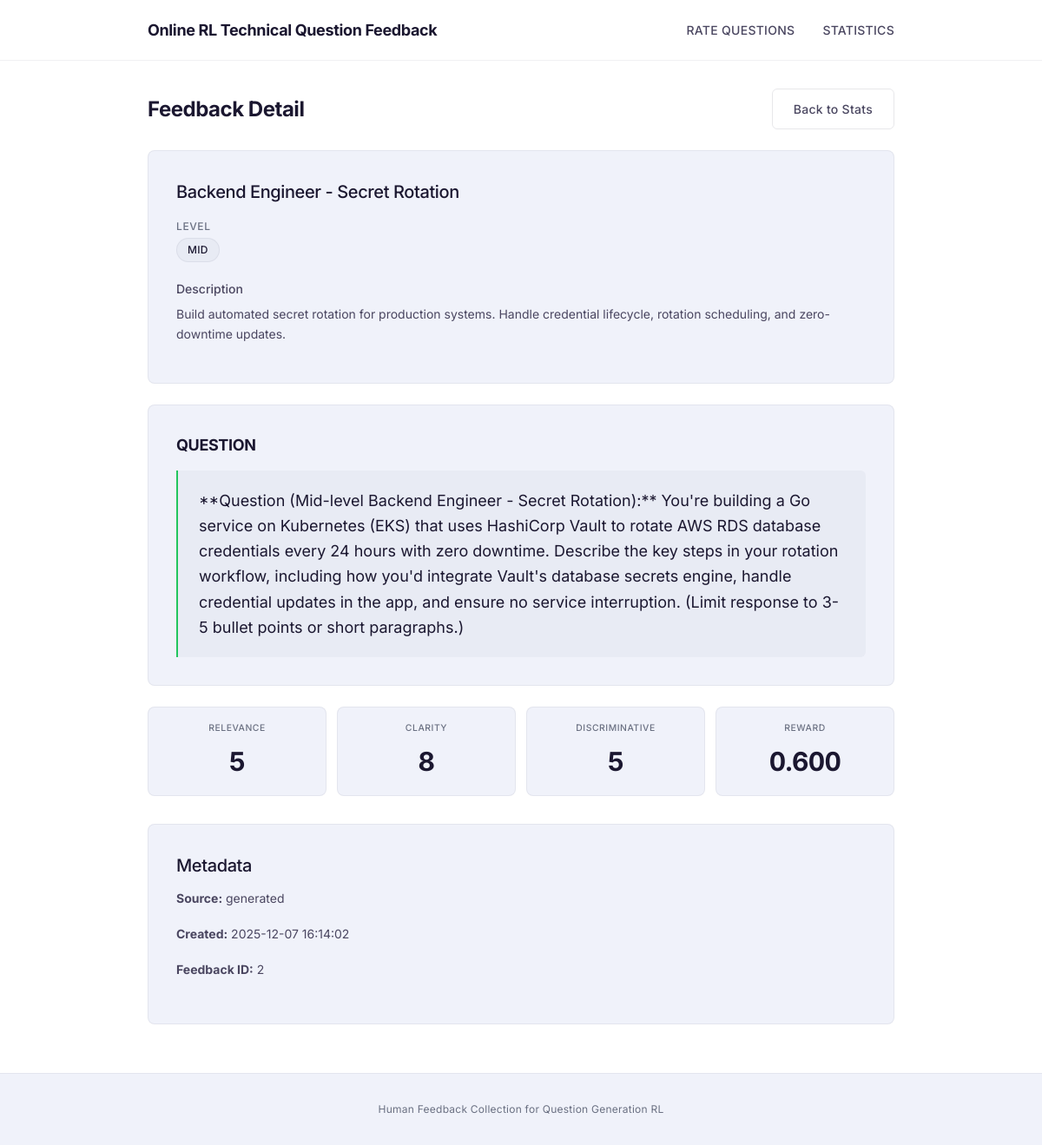
/feedback/2, run on the app's committed database.
### database.py (models this page shows, shortened)
class Feedback(Base):
    __tablename__ = "feedback"
    id = Column(Integer, primary_key=True, autoincrement=True)
    question = Column(Text, nullable=False)
    role_context = Column(Text, nullable=True)
    role_id = Column(String(50), nullable=True)
    relevance = Column(Integer, nullable=False)
    clarity = Column(Integer, nullable=False)
    discriminative = Column(Integer, nullable=False)
    comments = Column(Text, nullable=True)
    source = Column(String(20), default="generated")  # 'generated' or 'user_provided'
    created_at = Column(DateTime, default=datetime.utcnow)
    __table_args__ = (
        CheckConstraint('relevance >= 0 AND relevance <= 10', name='check_relevance'),
        CheckConstraint('clarity >= 0 AND clarity <= 10', name='check_clarity'),
        CheckConstraint('discriminative >= 0 AND discriminative <= 10', name='check_discriminative'),
    )

### app.py (the view)
@app.get("/feedback/{feedback_id}")
async def feedback_detail(feedback_id: int, request: Request, db: Session = Depends(get_db)):
    feedback = db.query(Feedback).filter(Feedback.id == feedback_id).first()
    if not feedback:
        return RedirectResponse(url="/stats", status_code=303)
    role_context = None
    if feedback.role_context:
        try:
            role_context = json.loads(feedback.role_context)
        except json.JSONDecodeError:
            role_context = {"raw": feedback.role_context}
    reward = (feedback.relevance + feedback.clarity + feedback.discriminative) / 30.0
    return templates.TemplateResponse("feedback_detail.html", {
        "request": request,
        "feedback": feedback,
        "role_context": role_context,
        "reward": reward,
    })

### database.py (called while the page is built)
def get_db():
    db = SessionLocal()
    try:
        yield db
    finally:
        db.close()

### templates/feedback_detail.html (shortened to what this page needs)
{% extends "base.html" %}
{% block content %}
<div class="container">
    <div class="page-header">
        <h1>Feedback Detail</h1>
        <a href="/stats" class="btn btn-secondary">Back to Stats</a>
    </div>
    <div class="role-info">
        <h2>{{ role_context.title if role_context and role_context.title else feedback.role_id or 'Unknown Role' }}</h2>
        {% if role_context %}
        <div class="role-meta">
            {% if role_context.level %}
            <div class="badge-group">
                <span class="badge-label">Level</span>
                <span class="badge">{{ role_context.level }}</span>
            </div>
            {% endif %}
        </div>
        {% if role_context.description %}
        <div class="role-field">
            <span class="role-field-label">Description</span>
            <p>{{ role_context.description }}</p>
        </div>
        {% endif %}
        {% endif %}
    </div>
    <div class="question-display">
        <h3>Question</h3>
        <blockquote>{{ feedback.question }}</blockquote>
    </div>
    <div class="stats-summary" style="margin-bottom: 2rem; grid-template-columns: repeat(4, 1fr);">
        <div class="stat-card">
            <h3>Relevance</h3>
            <p class="stat-value">{{ feedback.relevance }}</p>
        </div>
        <div class="stat-card">
            <h3>Clarity</h3>
            <p class="stat-value">{{ feedback.clarity }}</p>
        </div>
        <div class="stat-card">
            <h3>Discriminative</h3>
            <p class="stat-value">{{ feedback.discriminative }}</p>
        </div>
        <div class="stat-card">
            <h3>Reward</h3>
            <p class="stat-value">{{ "%.3f"|format(reward) }}</p>
        </div>
    </div>
    <div class="export-section" style="text-align: left;">
        <h2>Metadata</h2>
        <p><strong>Source:</strong> {{ feedback.source or 'generated' }}</p>
        <p><strong>Created:</strong> {{ feedback.created_at.strftime('%Y-%m-%d %H:%M:%S') if feedback.created_at else 'N/A' }}</p>
        <p><strong>Feedback ID:</strong> {{ feedback.id }}</p>
    </div>
</div>
{% endblock %}

### data on the page
Feedback: question "**Question (Mid-level Backend Engineer - Secret Rotation):** You're building a Go service on Kubernetes (EKS) that uses HashiCorp Vault to rotate AWS RDS database credentials every 24 hours with zero downtime. Describe the key steps in your rotation workflow, including how you'd integrate Vault's database secrets engine, handle credential updates in the app, and ensure no service interruption. (Limit response to 3-5 bullet points or short paragraphs.)", relevance "5", clarity "8", discriminative "5", source "generated", created_at "2025-12-07 16:14:02", id "2"

### other printed values
{{ role_context.level }} "MID"
{{ role_context.description }} "Build automated secret rotation for production systems. Handle credential lifecycle, rotation scheduling, and zero-downtime updates."
{{ "%.3f"|format(reward) }} "0.600"
